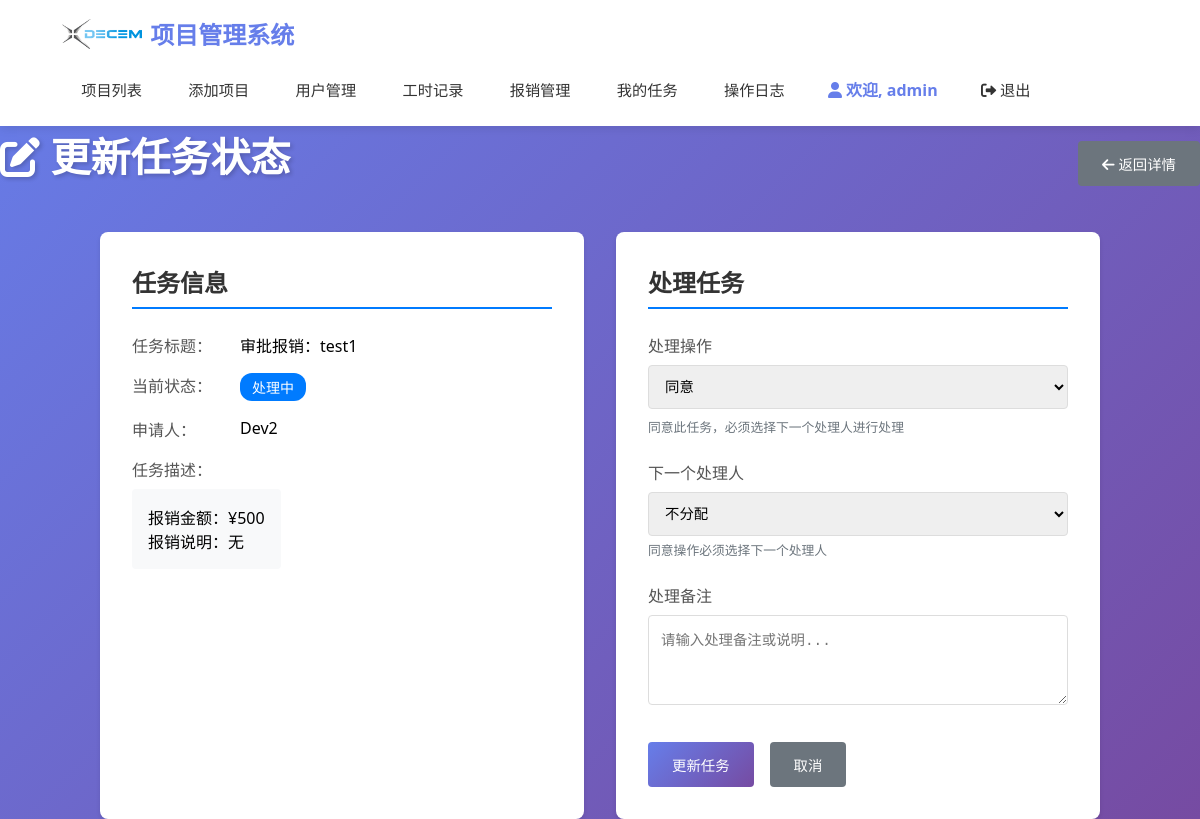
Screenshot of /task/128/update (signed in) with the database file from the repository.
### models.py (models this page shows, shortened)
class User(UserMixin, db.Model):
    __tablename__ = "users"
    id = db.Column(db.Integer, primary_key=True, autoincrement=True)
    username = db.Column(db.String(80), unique=True, nullable=False)
    password_hash = db.Column(db.String(120), nullable=False)
    role = db.Column(db.String(20), nullable=False)  # 'admin', 'finance', 'developer', 'project_manager'
    created_at = db.Column(db.DateTime, default=datetime.now)
    default_hourly_rate = db.Column(db.Numeric(10, 2), nullable=True)  # 默认工时费用
    ROLE_ADMIN = 'admin'
    ROLE_FINANCE = 'finance'
    ROLE_DEVELOPER = 'developer'
    ROLE_PROJECT_MANAGER = 'project_manager'
    def is_admin(self):
        return self.role == self.ROLE_ADMIN
    def has_full_access(self):
        return self.role in [self.ROLE_ADMIN, self.ROLE_FINANCE]

class Task(db.Model):
    __tablename__ = "tasks"
    id = db.Column(db.Integer, primary_key=True, autoincrement=True)
    title = db.Column(db.String(200), nullable=False)  # 任务标题
    description = db.Column(db.Text, nullable=True)  # 任务描述
    task_type = db.Column(db.String(50), nullable=False)  # 任务类型：expense_process（报销处理）等
    assigned_to = db.Column(db.Integer, db.ForeignKey('users.id'), nullable=False)  # 审批人
    assigned_by = db.Column(db.Integer, db.ForeignKey('users.id'), nullable=False)  # 谁分配的
    expense_id = db.Column(db.Integer, db.ForeignKey('expenses.id'), nullable=True)  # 关联的报销ID
    status = db.Column(db.String(20), nullable=False, default='处理中')  # 处理中、已完成
    priority = db.Column(db.String(20), nullable=False, default='普通')  # 紧急、高、普通、低
    created_at = db.Column(db.DateTime, default=datetime.now)
    due_date = db.Column(db.DateTime, nullable=True)  # 截止日期
    completed_at = db.Column(db.DateTime, nullable=True)  # 完成时间
    STATUS_CHOICES = [
        ('处理中', '处理中'),
        ('等待退款', '等待退款'),
        ('退款完成', '退款完成'),
        ('已完成', '已完成')
    ]
    PRIORITY_CHOICES = [
        ('紧急', '紧急'),
        ('高', '高'),
        ('普通', '普通'),
        ('低', '低')
    ]
    assigned_user = db.relationship('User', foreign_keys=[assigned_to], backref=db.backref('assigned_tasks', lazy=True))
    assigner = db.relationship('User', foreign_keys=[assigned_by], backref=db.backref('created_tasks', lazy=True))
    expense = db.relationship('Expense', backref=db.backref('tasks', lazy=True, cascade='all, delete-orphan'))
    def get_status_color(self):
        status_colors = {
            '处理中': '#007bff',     # 蓝色
            '等待退款': '#fd7e14',   # 橙色
            '退款完成': '#28a745',   # 绿色
            '已完成': '#28a745'      # 绿色
        }
        return status_colors.get(self.status, '#6c757d')

### app.py (the view, shortened to what this page needs)
@app.route("/task/<int:task_id>/update", methods=["GET", "POST"])
@login_required
def task_update(task_id):
    task = Task.query.get_or_404(task_id)
    can_update = False
    if current_user.is_admin() or current_user.is_finance():
        can_update = True
    elif task.assigned_to == current_user.id:
        can_update = True
    elif current_user.is_project_manager() and task.task_type == 'expense_process' and task.expense_id:
        expense = db.session.get(Expense, task.expense_id)
        if expense and expense.project_id and current_user.can_view_project(expense.project_id):
            can_update = True
    if not can_update:
        flash("您没有权限更新此任务")
        return redirect(url_for("task_list"))
    form = TaskUpdateForm()
    all_users = User.query.filter(User.id != current_user.id).all()
    form.assign_to.choices = [('', '不分配')] + [(u.id, f"{u.username} ({u.role})") for u in all_users]
    form.approval_action.data = 'agree'
    return render_template("task_update.html", form=form, task=task)

### forms.py
class TaskUpdateForm(FlaskForm):
    approval_action = SelectField("处理操作", choices=[
        ('agree', '同意'),
        ('waiting_refund', '等待退款'),
        ('refund_complete', '退款完成'),
        ('complete', '已完成'),
        ('reject', '拒绝')
    ], validators=[DataRequired()])
    assign_to = SelectField("下一个处理人", coerce=lambda x: int(x) if x and x != '' else None, validators=[Optional()])
    task_comment = TextAreaField("处理备注")
    submit = SubmitField("更新任务")

### app.py (called while the page is built)
@login_manager.user_loader
def load_user(user_id):
    return db.session.get(User, int(user_id))

@app.before_request
def check_session_timeout():
    if current_user.is_authenticated:
        session.permanent = True
        last_activity = session.get('last_activity')
        now = datetime.now()
        if last_activity:
            last_activity_time = datetime.fromisoformat(last_activity)
            if now - last_activity_time > timedelta(seconds=600):
                username = current_user.username
                logout_user()
                session.clear()
                flash('由于长时间未操作，您已被自动退出，请重新登录', 'warning')
                return redirect(url_for('login'))
        if not request.path.startswith('/static/'):
            session['last_activity'] = now.isoformat()

### templates/task_update.html (shortened to what this page needs)
{% extends "base.html" %}
{% block content %}
<div class="page-header">
    <h1><i class="fas fa-edit"></i> 更新任务状态</h1>
    <a href="{{ url_for('task_detail', task_id=task.id) }}" class="btn btn-secondary">
        <i class="fas fa-arrow-left"></i> 返回详情
    </a>
</div>
<div class="form-container">
    <div class="task-summary">
        <h2>任务信息</h2>
        <div class="summary-content">
            <div class="summary-item">
                <label>任务标题：</label>
                <span>{{ task.title }}</span>
            </div>
            <div class="summary-item">
                <label>当前状态：</label>
                <span class="status-badge" style="background-color: {{ task.get_status_color() }};">
                    {{ task.status }}
                </span>
            </div>
            <div class="summary-item">
                <label>申请人：</label>
                <span>{{ task.assigner.username }}</span>
            </div>
            {% if task.description %}
            <div class="summary-item full-width">
                <label>任务描述：</label>
                <div class="description">{{ task.description }}</div>
            </div>
            {% endif %}
        </div>
    </div>
    <div class="update-form">
        <h2>处理任务</h2>
        <form method="POST">
            <div class="form-group">
                {{ form.approval_action.label(class="form-label") }}
                {{ form.approval_action(class="form-control", id="approval_action") }}
                <small class="form-text" id="action_hint" style="display: block; margin-top: 0.5rem;">选择处理操作</small>
            </div>
            <div class="form-group" id="assign_group">
                {{ form.assign_to.label(class="form-label", id="assign_label") }}
                {{ form.assign_to(class="form-control") }}
                <small class="form-text" id="assign_hint">必须选择下一个处理人</small>
            </div>
            <div class="form-group">
                {{ form.task_comment.label(class="form-label") }}
                {{ form.task_comment(class="form-control", rows="4", placeholder="请输入处理备注或说明...") }}
            </div>
            <div class="form-actions">
                {{ form.submit(class="btn btn-primary") }}
                <a href="{{ url_for('task_detail', task_id=task.id) }}" class="btn btn-secondary">取消</a>
            </div>
        </form>
    </div>
</div>
{% endblock %}

### templates/base.html (shortened to what this page needs)
<!DOCTYPE html>
<html lang="zh-CN">
<head>
    <link rel="stylesheet" href="{{ url_for('static', filename='style.css') }}">
    <link rel="stylesheet" href="https://cdnjs.cloudflare.com/ajax/libs/font-awesome/6.0.0/css/all.min.css">
</head>
<body>
        <header class="header">
            <div class="header-content">
                <a href="{{ url_for('index') }}" class="logo">
                    <img src="{{ url_for('static', filename='DEME.png') }}" alt="十致项目管理系统" style="height: 30px;"> 项目管理系统
                </a>
                <nav class="nav">
                    {% if current_user.is_authenticated %}
                        {% if current_user.has_full_access() %}
                            <a href="{{ url_for('index') }}">项目列表</a>
                            <a href="{{ url_for('create_project') }}">添加项目</a>
                            <a href="{{ url_for('user_list') }}">用户管理</a>
                            <a href="{{ url_for('worklog_list') }}">工时记录</a>
                            <a href="{{ url_for('expense_list') }}">报销管理</a>
                            <a href="{{ url_for('task_list') }}">我的任务</a>
                            <a href="{{ url_for('operation_logs') }}" class="nav-link">操作日志</a>
                        {% elif current_user.is_project_manager() %}
                            <a href="{{ url_for('index') }}">我的项目</a>
                            <a href="{{ url_for('worklog_list') }}">工时记录</a>
                            <a href="{{ url_for('expense_list') }}">报销记录</a>
                            <a href="{{ url_for('task_list') }}">我的任务</a>
                        {% endif %}
                        <span><i class="fas fa-user"></i> 欢迎, {{ current_user.username }}</span>
                        <a href="{{ url_for('logout') }}"><i class="fas fa-sign-out-alt"></i> 退出</a>
                    {% endif %}
                </nav>
            </div>
        </header>
    <div class="cibtauber">
        <main class="main-content">
            {% block content %}{% endblock %}
        </main>
    </div>
</body>
</html>

### static/style.css (style rules this page uses)
* { margin: 0; padding: 0; box-sizing: border-box; }
body { font-family: 'Segoe UI', Tahoma, Geneva, Verdana, sans-serif; background: linear-gradient(135deg, #667eea 0%, #764ba2 100%); min-height: 100vh; }
.btn { padding: 0.75rem 1.5rem; border-radius: 8px; border: none; cursor: pointer; font-size: 1rem; font-weight: 500; text-decoration: none; display: inline-block; transition: all 0.3s ease; text-align: center; }
.btn-primary { background: linear-gradient(135deg, #667eea 0%, #764ba2 100%); color: white; }
.btn-secondary { background: #6c757d; color: white; }
.form-group { margin-bottom: 1.5rem; }
.form-label { display: block; margin-bottom: 0.5rem; color: #333; font-weight: 600; }
.form-control { width: 100%; padding: 0.75rem; border: 2px solid #e1e5e9; border-radius: 8px; font-size: 1rem; transition: border-color 0.3s; }
.page-header { margin-bottom: 2rem; width: 100%; }
.page-header h1 { color: white; font-size: 2.5rem; margin-bottom: 1rem; text-shadow: 2px 2px 4px rgba(0,0,0,0.2); }

### templates/base.html (style rules this page uses)
.header { background: white; box-shadow: 0 2px 10px rgba(0,0,0,0.1); position: sticky; top: 0; z-index: 1000; width: 100%; }
.header-content { max-width: 95%; margin: 0 auto; padding: 1rem 2rem; display: flex; justify-content: space-between; align-items: center; flex-wrap: wrap; gap: 1rem; }
.logo { font-size: 1.5rem; font-weight: bold; color: #667eea; text-decoration: none; display: flex; align-items: center; gap: 0.5rem; transition: color 0.3s ease; }
.nav { display: flex; gap: 0.5rem; align-items: center; flex-wrap: wrap; }
.nav a { color: #333; text-decoration: none; padding: 0.6rem 1.2rem; border-radius: 6px; transition: all 0.3s ease; font-weight: 500; white-space: nowrap; font-size: 0.95rem; }
.nav span { color: #667eea; font-weight: 600; padding: 0.6rem 1rem; white-space: nowrap; }

### templates/task_update.html (style rules this page uses)
.page-header { display: flex; justify-content: space-between; align-items: center; margin-bottom: 2rem; }
.form-container { max-width: 1000px; margin: 0 auto; display: grid; grid-template-columns: 1fr 1fr; gap: 2rem; }
.task-summary, .update-form { background: white; padding: 2rem; border-radius: 8px; box-shadow: 0 2px 4px rgba(0,0,0,0.1); }
.task-summary h2, .update-form h2 { margin-bottom: 1.5rem; color: #333; border-bottom: 2px solid #007bff; padding-bottom: 0.5rem; }
.summary-content { display: flex; flex-direction: column; gap: 1rem; }
.summary-item { display: flex; align-items: flex-start; }
.summary-item label { font-weight: 500; color: #555; min-width: 100px; margin-right: 0.5rem; }
.summary-item.full-width { flex-direction: column; }
.summary-item.full-width label { margin-bottom: 0.5rem; }
.description { background: #f8f9fa; padding: 1rem; border-radius: 4px; white-space: pre-wrap; }
.status-badge { color: white; padding: 0.25rem 0.75rem; border-radius: 12px; font-size: 0.875rem; font-weight: 500; }
.form-group { margin-bottom: 1.5rem; }
.form-label { display: block; margin-bottom: 0.5rem; font-weight: 500; color: #555; }
.form-control { width: 100%; padding: 0.75rem; border: 1px solid #ddd; border-radius: 4px; font-size: 0.9rem; transition: border-color 0.3s; }
.form-text { display: block; margin-top: 0.25rem; font-size: 0.8rem; color: #6c757d; }
.form-actions { margin-top: 2rem; display: flex; gap: 1rem; }
.btn { padding: 0.75rem 1.5rem; border: none; border-radius: 4px; cursor: pointer; font-size: 0.9rem; text-decoration: none; display: inline-block; text-align: center; font-weight: 500; }
.btn-primary { background-color: #007bff; color: white; }
.btn-secondary { background-color: #6c757d; color: white; }

### rows the page displays
User: username "admin"
Task: title "审批报销：test1", status "处理中", description "报销金额：¥500 报销说明：无"
User: assigner.username "Dev2"
